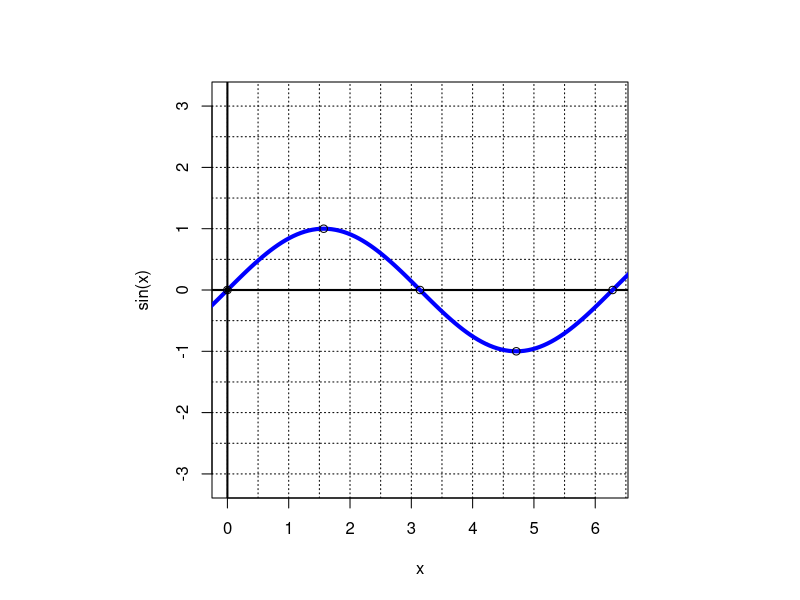
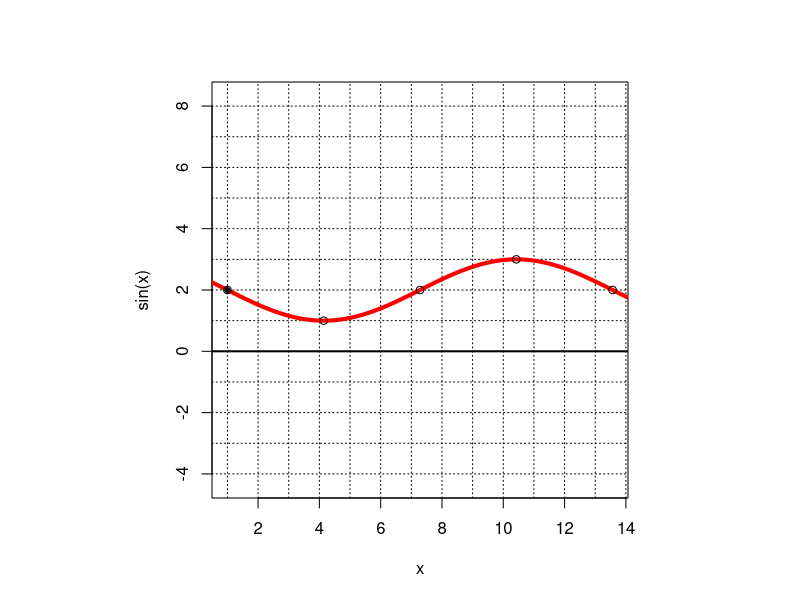

Write the R code that produced these figures, in order.
## ---- chunk 1
xn = seq(0,2*pi,pi/2)
x = c("$0$","$\\frac{\\pi}{2}$","$\\pi$","$\\frac{3\\pi}{2}$","$2\\pi$")
y = sin(xn)
f = data.frame(x,y)
# y = a*sin(b(x-h))+k
ap = sample(c(1/2,1,2),4,T)*sample(c(-1,1),4,T)
a = ap[1]
b = ap[2]
h = ap[3]
k = ap[4]
al = sort(c(-4,-2,-1/2,-1/4,1/4,1/2,2,4))
## ---- chunk 2
knitr::kable(f,format="html",table.attr='class="bordered-table"', align = "cc",row.names=F)
## ---- chunk 3
par(pty="s")
plot(0,0,type="n",xlim=c(0,2*pi),ylim=c(-pi,pi),lwd=2,ylab="sin(x)",xlab="x")
for(j in seq(0,7,0.5)){
  abline(v=j,lty=3)
}
for(j in seq(-4,4,0.5)){
  abline(h=j,lty=3)
}
abline(h=0,lwd=2)
abline(v=0,lwd=2)
xx = seq(-1,2*pi+1,pi/50)
lines(xx,sin(xx),col = "blue",lwd=4)
points(xn,y)
points(xn[1],y[1],pch=20)
## ---- chunk 4
par(pty="s")

xvals = xn/b+h
yvals = y*a+k
xrad = (max(xvals)-min(xvals))/2
xmid = (max(xvals)+min(xvals))/2
yrad = (max(yvals)-min(yvals))/2
ymid = (max(yvals)+min(yvals))/2
maxrad = max(c(xrad,yrad))
xlo = xmid-maxrad
xhi = xmid+maxrad
ylo = ymid-maxrad
yhi = ymid+maxrad

plot(0,0,type="n",
     xlim=c(xlo,xhi),
     ylim=c(ylo,yhi),
     lwd=2,ylab="sin(x)",xlab="x")

for(j in seq(floor(xlo),ceiling(xhi),1)){
  abline(v=j,lty=3)
}
for(j in seq(floor(ylo),ceiling(yhi),1)){
  abline(h=j,lty=3)
}
abline(h=0,lwd=2)
abline(v=0,lwd=2)
xx = seq(xlo-1,xhi+1,0.01)
lines(xx,a*sin(b*(xx-h))+k,col = "red",lwd=4)
points(xn/b+h,y*a+k)
points(xn[1]/b+h,y[1]*a+k,pch=20)
